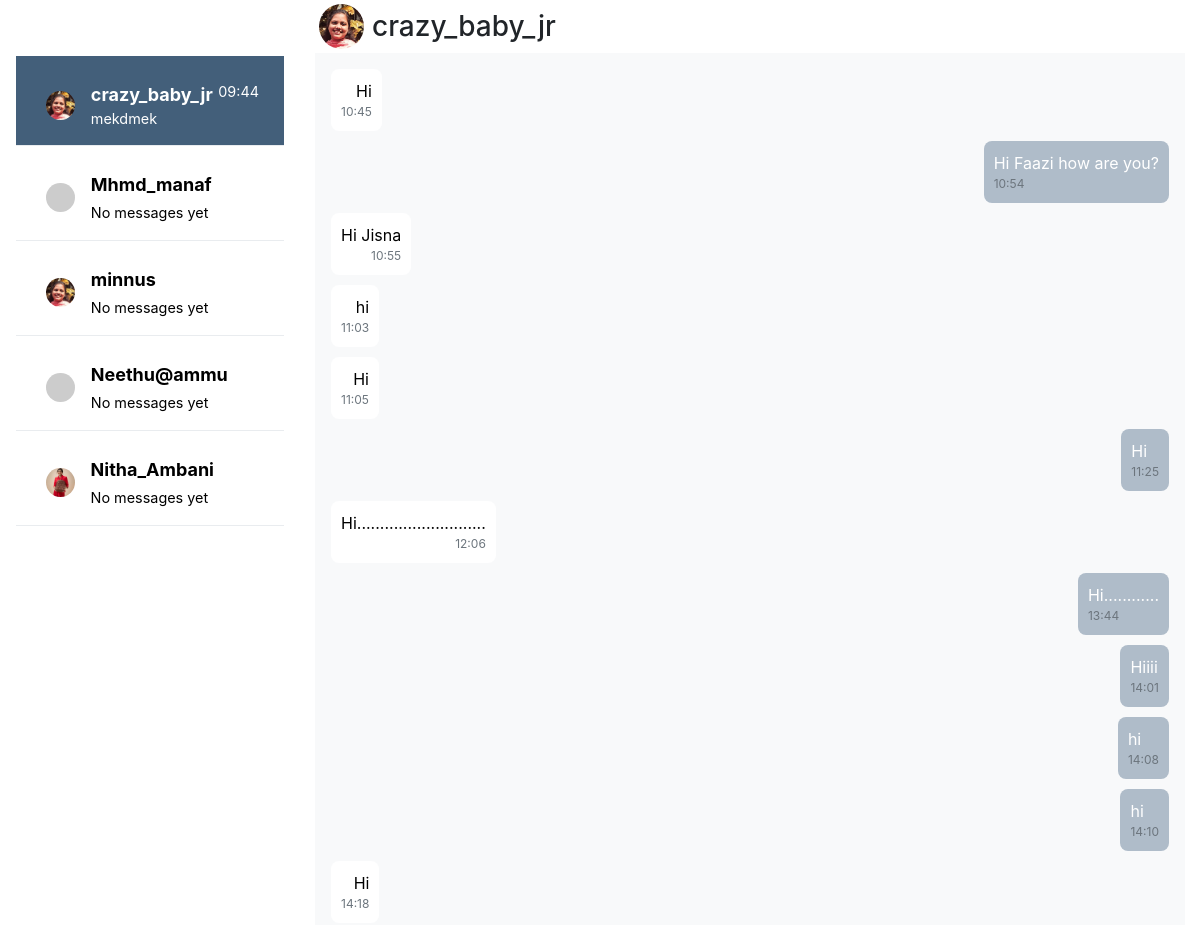
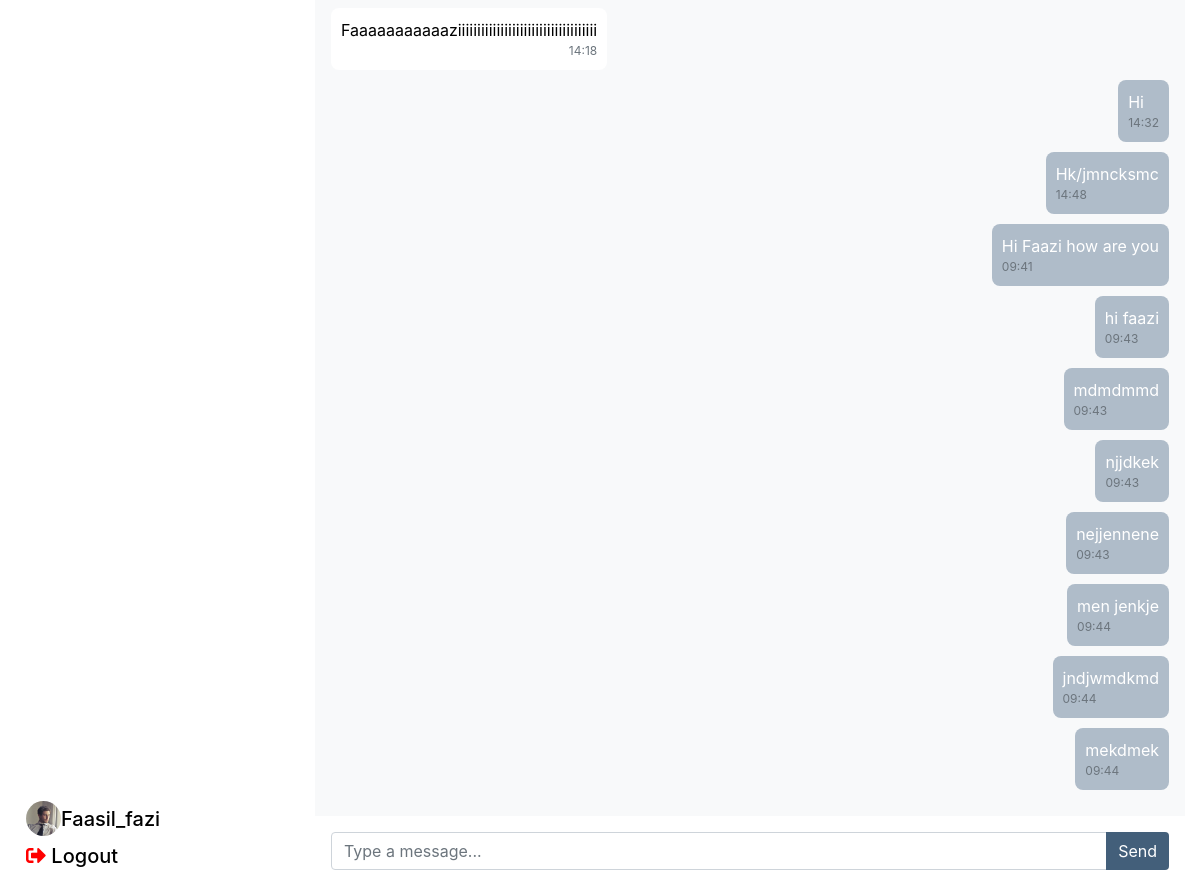
Page /chat/crazy_baby_jr/ (signed in) on the committed database (2 pictures, top to bottom).
### Web_Side/models.py (models this page shows, shortened)
class RegisterDB(models.Model):
    username = models.CharField(max_length=150, unique=True,null=False,blank=False)
    email = models.EmailField(unique=True)
    password = models.CharField(max_length=255)  # Store hashed passwords using make_password
    full_name = models.CharField(max_length=255, blank=True, null=True)
    phone = models.CharField(max_length=15, blank=True, null=True)
    date_joined = models.DateTimeField(auto_now_add=True)
    is_active = models.BooleanField(default=True)
    profile_image = models.ImageField(upload_to='profile_images/', blank=True, null=True)  # Add this
    cover_photo = models.ImageField(upload_to='cover_photos/', blank=True, null=True)
    warning_count = models.IntegerField(default=0)# Add this

class Message(models.Model):
    sender = models.ForeignKey(RegisterDB, related_name="sent_messages", on_delete=models.CASCADE)
    receiver = models.ForeignKey(RegisterDB, related_name="received_messages", on_delete=models.CASCADE)
    content = models.TextField()
    timestamp = models.DateTimeField(auto_now_add=True)
    is_read = models.BooleanField(default=False)
    class Meta:
        ordering = ['-timestamp']  # Latest messages first

### Web_Side/views.py (the view)
# urls.py: path('chat/<str:room_name>/', views.chat_room, name='chat'),
def chat_room(request, room_name):
    if 'Username' not in request.session:
        return redirect('user_login_page')  # Redirect to login if not logged in
    username = request.session.get('Username')
    current_user = RegisterDB.objects.filter(username=username).first()
    friend = RegisterDB.objects.get(username=room_name)
    if not current_user:
        return redirect('user_login_page')
    search_query = request.GET.get('search', '')
    users = RegisterDB.objects.exclude(id=current_user.id).exclude(username__isnull=True).exclude(username="")
    chats = Message.objects.filter(
        (Q(sender=current_user) & Q(receiver__username=room_name)) |
        (Q(receiver=current_user) & Q(sender__username=room_name))
    )
    if search_query:
        chats = chats.filter(Q(content__icontains=search_query))
    chats = chats.order_by('timestamp')
    user_last_messages = []
    for user in users:
        last_message = Message.objects.filter(
            (Q(sender=current_user) & Q(receiver=user)) |
            (Q(receiver=current_user) & Q(sender=user))
        ).order_by('-timestamp').first()
        user_last_messages.append({
            'user': user,
            'last_message': last_message
        })
    def get_timestamp(msg):
        if msg and msg.timestamp:
            return timezone.make_aware(msg.timestamp) if timezone.is_naive(msg.timestamp) else msg.timestamp
        return timezone.make_aware(datetime.min)
    user_last_messages.sort(
        key=lambda x: get_timestamp(x['last_message']),
        reverse=True
    )
    return render(request, 'chat.html', {
        'room_name': room_name,
        'chats': chats,
        'users': users,
        'user_last_messages': user_last_messages,
        'search_query': search_query,
        'current_user': current_user,
        'friend' : friend
    })

### Web_Side/templates/chat.html (shortened to what this page needs)
<!DOCTYPE html>
<html lang="en">
  <head>
    <link rel="stylesheet" href="https://stackpath.bootstrapcdn.com/bootstrap/4.5.2/css/bootstrap.min.css"/>
    <link rel="stylesheet" href="https://cdnjs.cloudflare.com/ajax/libs/font-awesome/5.15.1/css/all.min.css"/>
  </head>
  <body style="height: 100vh; display: flex; flex-direction: column">
    <div class="container-fluid h-100">
      <div class="row h-100">
        <div class="col-3 sidebar p-3 chats">
          <h5 class="mb-3 text-white">Chats</h5>
          <div class="contacts">
            {% for item in user_last_messages %}
            <a
              href="{% url 'chat' item.user.username %}"
              class="list-group-item list-group-item-action {% if item.user.username == room_name %} active {% endif %}"
              data-id="{{ room_name }}"
            >
              <div class="d-flex align-items-center">
             {% if item.user.profile_image %}
      <img src="{{ item.user.profile_image.url }}"
           class="profile-icon rounded-circle mr-3"
           style="width: 1.8rem; height: 1.8rem; object-fit: cover;" />
    {% else %}
      <img src="https://ui-avatars.com/api/?name={{ item.user.username|urlencode }}&size=64&background=random"
           class="profile-icon rounded-circle mr-3"
           style="width: 1.8rem; height: 1.8rem" />
    {% endif %}
                <div class="w-100">
                  <div class="d-flex justify-content-between">
                    <strong class="text-truncate">{{ item.user.username }}</strong>
                    {% if item.last_message %}
                    <small class="text-nowrap timestamp">
                      {{ item.last_message.timestamp|date:"H:i" }}</small>
                    {% endif %}
                  </div>
                  <div>
                    {% if item.last_message %}
                    <small class="d-block text-truncate last-msg" style="max-width: 90%">
                       {{ item.last_message.content|truncatewords:5 }}
                    </small>
                    {% else %}
                    <small>No messages yet</small>
                    {% endif %}
                  </div>
                </div>
              </div>
            </a>
            {% endfor %}
          </div>
          <div class="logout">
            <h5 class="text-white d-flex align-items-center">
    <img src="{{ current_user.profile_image.url }}"
         class="rounded-circle"
         style="width: 35px; height: 35px; object-fit: cover;"
         alt="Profile">
    <span class="ms-2"><a href="{% url 'profile_page' %}">{{ current_user.username }}</a></span>
</h5>
            <h5>
              <i class="fas fa-sign-out-alt" style="color: red"></i>
              <a href="{% url 'logout' %}" class="text-red">Logout</a>
            </h5>
          </div>
        </div>
        <div class="col-9 d-flex flex-column chat" data-id="{{ room_name }}">
          <div class="d-flex align-items-center p-1">
             {% if friend.profile_image %}
      <img src="{{ friend.profile_image.url }}"
           style="border-radius: 50%; height: 45px; width: 45px; object-fit: cover;" />
    {% else %}
      <img src="https://ui-avatars.com/api/?name={{ friend.username|urlencode }}&size=64&background=random"
           style="border-radius: 50%; height: 45px;" />
    {% endif %}
            <h3 class="display-5 mb-0 pl-2">{{ room_name }}</h3>
          </div>
          <div id="chatbox" class="chatbox flex-fill p-3">
            {% for message in chats %}
            <div class="chat-message {% if message.sender.username == current_user.username %} sender {% else %} receiver {% endif %}">
              <span>{{ message.content }}</span>
                <small class="text-muted d-block" style="font-size: 0.75rem;">{{ message.timestamp|date:"H:i" }}</small>
            </div>
            {% empty %}
            <p class="no-messages">No Messages.</p>
            {% endfor %}
          </div>
          <div class="chat-input p-3">
            <div class="input-group">
              <input type="text" id="my_input" class="form-control" placeholder="Type a message..." required />
              <div class="input-group-append">
                <button id="submit_button" class="btn btn-primary" type="button">Send</button>
              </div>
            </div>
          </div>
        </div>
      </div>
    </div>
  </body>
</html>

### Web_Side/templates/chat.html (style rules this page uses)
.profile-icon { color: #12151a; }
#chatbox { background-color: #f8f9fa; overflow-y: auto; height: calc(100vh - 180px); padding: 10px; }
.chat-message { border-radius: 8px; padding: 10px; display: flex; width: fit-content; margin-bottom: 10px; max-width: 75%; word-wrap: break-word; flex-direction:column; }
.chat-message.sender { background-color: white !important; color: black !important; margin-right: auto; text-align: right; justify-content: flex-end; align-items: flex-end; }
.chat-message.receiver { background-color: #afbcc9 !important; color: white !important; margin-left: auto; text-align: left; justify-content: flex-start; align-items: flex-start; }
.chat-input button { border-top-left-radius: 0; border-bottom-left-radius: 0; background: #435f7a; color: white; border: none; }
.sidebar { background-color: white; overflow-y: auto; }
.sidebar a { background: white; color: black; }
.sidebar i { color: white; }
.chats .list-group-item { border: none; border-bottom: 1px solid #e9ecef; padding: 25px 25px 15px 30px; font-size: 18px; }
.active { background-color: #435f7a !important; color: white; }
.logout { position: absolute; bottom: 0; width: 100%; padding: 10px; background-color: white; }

### rows in the picture
RegisterDB: user.profile_image (picture), user.username "crazy_baby_jr", last_message.timestamp "09:44", last_message.content "mekdmek", profile_image (picture), username "crazy_baby_jr"
RegisterDB: user.username "Mhmd_manaf", shows "No messages yet"
RegisterDB: user.profile_image (picture), user.username "minnus", shows "No messages yet"
RegisterDB: user.username "Neethu@ammu", shows "No messages yet"
RegisterDB: user.profile_image (picture), user.username "Nitha_Ambani", shows "No messages yet"
RegisterDB: profile_image (picture), username "Faasil_fazi"
Message: content "Hi", timestamp "10:45"
Message: content "Hi Faazi how are you?", timestamp "10:54"
Message: content "Hi Jisna", timestamp "10:55"
Message: content "hi", timestamp "11:03"
Message: content "Hi", timestamp "11:05"
Message: content "Hi", timestamp "11:25"
Message: content "Hi............................", timestamp "12:06"
Message: content "Hi............", timestamp "13:44"
Message: content "Hiiii", timestamp "14:01"
Message: content "hi", timestamp "14:08"
Message: content "hi", timestamp "14:10"
Message: content "Hi", timestamp "14:18"
Message: content "Faaaaaaaaaaaziiiiiiiiiiiiiiiiiiiiiiiiiiiiiiiiiiii", timestamp "14:18"
Message: content "Hi", timestamp "14:32"
Message: content "Hk/jmncksmc", timestamp "14:48"
Message: content "Hi Faazi how are you", timestamp "09:41"
Message: content "hi faazi", timestamp "09:43"
Message: content "mdmdmmd", timestamp "09:43"
Message: content "njjdkek", timestamp "09:43"
Message: content "nejjennene", timestamp "09:43"
Message: content "men jenkje", timestamp "09:44"
Message: content "jndjwmdkmd", timestamp "09:44"
Message: content "mekdmek", timestamp "09:44"
